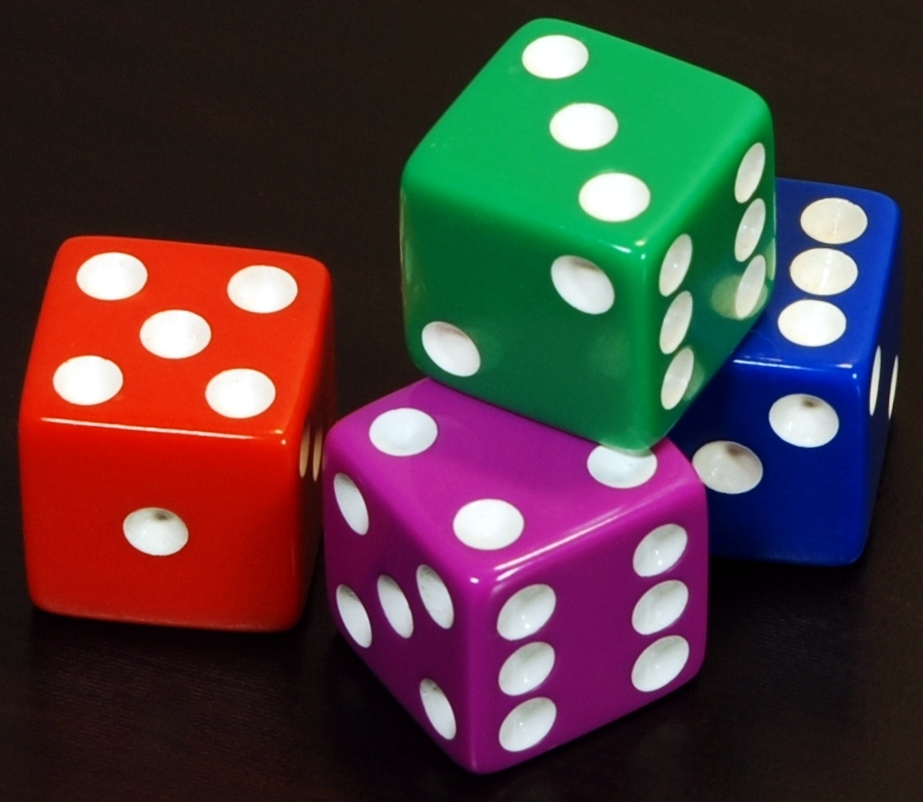
#> input picture notebooks/image.jpg, 923 x 802 px
$ jupyter execute day3_session2.ipynb
#> lines starting #> are read from the running program, lines starting #| are printed output that depends on the picture; after the words box and inside, x2 and y2 are one past the last pixel; in counts of white or black regions, pixels touching at a corner belong together
# Hands-On Shape Detection and Real-World Considerations (Day 3, Second Session)

Welcome to the second session of Day 3. Now that we’ve covered the theory of shape detection, it’s time to put it into practice with a more interactive, hands-on approach. In this notebook, you will work with actual images, adjust parameters, and see how shape detection performs under various conditions. We’ll also discuss practical challenges like lighting and partial occlusion of objects, and how to handle them.

## Objectives

- Apply color masking and contour approximation to detect and - classify multiple shapes in an image.
- Fine-tune HSV color thresholds for different objects (e.g., red, green, blue shapes) and understand how changes affect detection.
- Use cv2.approxPolyDP to identify each shape and label it with both its color and shape (e.g., “Blue Triangle”, “Red Circle”).
- Experiment with the approximation parameter (epsilon) to see its effect on shape detection.
- Explore how real-world issues like lighting variation or occlusion might impact the vision algorithm, and discuss strategies to mitigate these issues.
- Strengthen understanding through guided activities: you will upload or create an image and progressively build a shape detection pipeline.

### Initial Setup: Loading or Creating an Image with Shapes
Reminder (from Day 2): To work with your own images in Google Colab, you can upload files using the file browser on the left sidebar or via code. We’ll provide code to do this. If you don’t have an image readily available, we will generate a sample image with shapes for you.

#### 1. Use Your Own Image (Optional, Recommended)
For the best experience, try to use your own image containing multiple colored shapes. For example, you might draw a blue triangle, a red circle, and a green rectangle on a white paper, then take a photo of it. Ensure the background is as plain and light (white) as possible and the shapes are reasonably large and non-touching for easier detection.

To upload an image in Colab, run the cell below and follow the prompt to choose a file from your computer:

[cell 1]
from google.colab import files
import cv2
uploaded = files.upload()  # This will prompt you to upload an image file
#> the answer given: image.jpg

if uploaded:  # if at least one file is uploaded
    filename = list(uploaded.keys())[0]
    print(f"Uploaded {filename}")
    img = cv2.imread(filename)
#> img is the input picture: shape (802, 923, 3); mean B, G, R 60, 58.2, 77.7

Make sure the uploaded file name matches what you use in cv2.imread. The code above tries to pick the first uploaded file automatically.

#### 2. Or, Generate a Sample Image

If you can’t upload an image, we can create a synthetic example (similar to the one from Session 1) with a blue triangle, red circle, and green rectangle:

[cell 2]
import numpy as np
import cv2

# Generate a sample image with a blue triangle, red circle, and green rectangle on white background
img = np.ones((400, 500, 3), dtype=np.uint8) * 255  # white background

# Draw shapes
cv2.drawContours(img, [np.array([[50,150],[150,150],[100,50]])], -1, (255,0,0), -1)  # blue triangle
cv2.circle(img, (350,200), 60, (0,0,255), -1)  # red circle
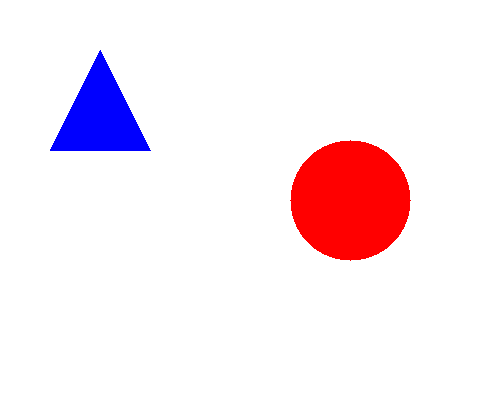
#> img: shape (400, 500, 3); mean B, G, R 240.6, 234, 248.4
cv2.rectangle(img, (50,250), (170,330), (0,255,0), -1)  # green rectangle
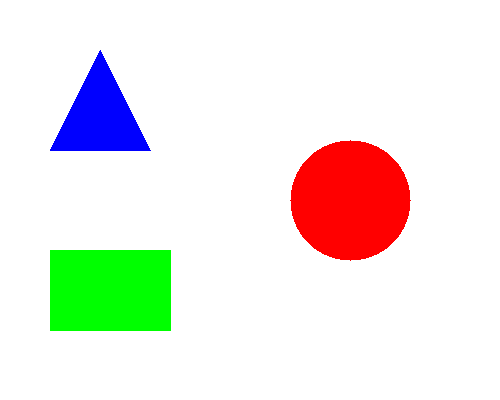
#> img: shape (400, 500, 3); 4.9% of pixels changed, all inside (x1, y1, x2, y2) = (50, 250, 171, 331)

cv2.imwrite('sample_shapes.png', img)
#> Out = True

Now we have an image (img) to work with. Let’s verify by displaying it:

[cell 3]
# Display the image (for Colab use cv2_imshow; for other environments, plt.imshow might be used)
from google.colab.patches import cv2_imshow
cv2_imshow(img)

You should see an image like the one below, containing three colored shapes on a white background:

Sample input image with three colored shapes: a blue triangle (top-left), a red circle (right), and a green rectangle (bottom-left) on a white background.

### Detecting and Classifying Shapes by Color

Our task is to identify each shape and label it with its color and shape name. We will proceed color by color, using what we learned about HSV masks and contour approximation.
Plan:
1. Convert the image to HSV color space (more robust for color filtering).
2. For each target color (blue, red, green), define HSV ranges to create a mask.
3. Find contours in each mask.
4. Approximate each contour and classify the shape by the number of vertices.
5. Draw the contour outline and put text label (e.g., “Blue Triangle”) on the image.
6. Display the results and adjust parameters if needed.
7. Discuss findings and experiment with different conditions.

Let’s go step by step.

#### Convert to HSV

[cell 4]
hsv = cv2.cvtColor(img, cv2.COLOR_BGR2HSV)
#> hsv: shape (400, 500, 3); mean H, S, V 6, 33.5, 255

Now, define color ranges for blue, red, and green. We need to be a bit careful with the red range because red wraps around the 0/180 hue boundary in HSV.

- Blue: Hue ~ 100-130, Saturation and Value high (since our blue is vivid).
- Green: Hue ~ 50-70, Sat and Val high.
- Red: Hue ~ 0-10 or 170-180 (we’ll use two ranges to capture reds). Sat and Val high.

We might need to adjust these if your image’s colors are different (for example, darker shades or different lighting can shift these values). Use these as a starting point:

[cell 5]
# Define HSV ranges
lower_blue = np.array([100, 150, 100])
upper_blue = np.array([130, 255, 255])

lower_green = np.array([50, 150, 100])
upper_green = np.array([70, 255, 255])

# Red is tricky: define two ranges and combine
lower_red1 = np.array([0, 150, 100])
upper_red1 = np.array([10, 255, 255])
lower_red2 = np.array([170, 150, 100])
upper_red2 = np.array([180, 255, 255])

These ranges are tuned for bright, saturated colors. If your image’s colors are more muted or the lighting is dim, you may need to lower the saturation/value thresholds (the second and third numbers in each array). The hue ranges might also need tweaking if the colors appear slightly different (e.g., cyan might need a different blue range, orange would require adjusting the red range, etc.).

Reflection: How would you find the right HSV range for a color not given here? One approach is to use an interactive tool or simply print the HSV values of a few pixels of that color in your image. For example, if you’re not sure about your blue, you could inspect hsv[y,x] for a pixel in the blue object to see its hue, saturation, and value.

#### Create Color Masks
Using the ranges defined, create binary masks for each color:

[cell 6]
mask_blue = cv2.inRange(hsv, lower_blue, upper_blue)
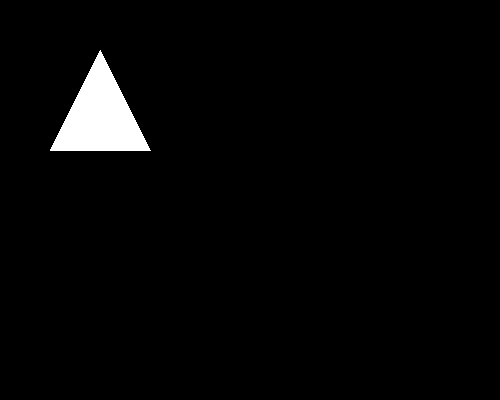
#> mask_blue: shape (400, 500); 2.6% white; 1 white region, box (x1, y1, x2, y2) and area: (50, 50, 151, 151) 5151
mask_green = cv2.inRange(hsv, lower_green, upper_green)
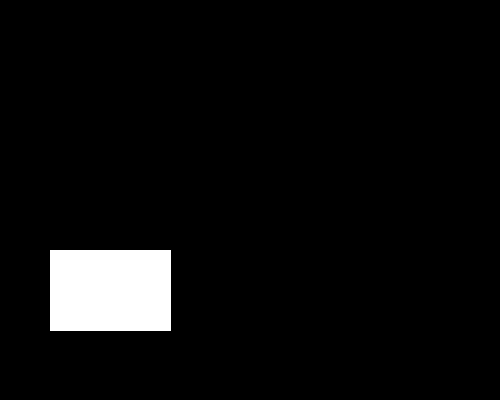
#> mask_green: shape (400, 500); 4.9% white; 1 white region, box (x1, y1, x2, y2) and area: (50, 250, 171, 331) 9801
mask_red1 = cv2.inRange(hsv, lower_red1, upper_red1)
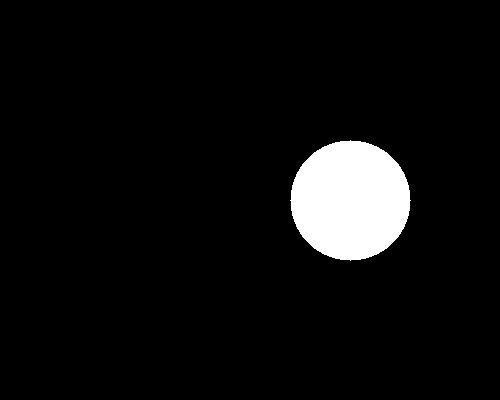
#> mask_red1: shape (400, 500); 5.6% white; 1 white region
mask_red2 = cv2.inRange(hsv, lower_red2, upper_red2)
#> mask_red2: shape (400, 500); every value is 0
mask_red = cv2.bitwise_or(mask_red1, mask_red2)  # combine the two red masks

At this point, mask_blue has white pixels where the image was blue (and black elsewhere), mask_green for green areas, and mask_red for red areas.

Let’s visually check one of the masks to ensure our thresholds are capturing the shape correctly. We’ll look at the blue mask as an example:

[cell 7]
cv2_imshow(mask_blue)

You should see an output image that is mostly black, with a white region where the blue triangle is located. If your blue object is clearly visible in white and everything else is black, the mask is good. If you see missing parts of the triangle or extra white spots elsewhere, you may need to adjust the HSV range. The same goes for the other colors.

(If using your own image and a shape isn’t detected, try broadening the range or smoothing the image to remove noise. Slightly increasing the range of hue or lowering the minimum saturation/value can help if lighting is uneven.)

#### Find Contours for Each Color Mask
Now we’ll find contours on each mask separately. By doing it per color, we also implicitly know the color of the shape for labeling:

[cell 8]
# Find contours on each mask
contours_blue, _ = cv2.findContours(mask_blue, cv2.RETR_EXTERNAL, cv2.CHAIN_APPROX_SIMPLE)
#> contours_blue = 1 contour; box (x1, y1, x2, y2) and area: (50, 50, 151, 151) 5000
contours_red, _ = cv2.findContours(mask_red, cv2.RETR_EXTERNAL, cv2.CHAIN_APPROX_SIMPLE)
#> contours_red = 1 contour; box (x1, y1, x2, y2) and area: (290, 140, 411, 261) 11120
contours_green, _ = cv2.findContours(mask_green, cv2.RETR_EXTERNAL, cv2.CHAIN_APPROX_SIMPLE)
#> contours_green = [[[50, 250], [50, 330], [170, 330], [170, 250]]]

print(f"Found {len(contours_blue)} blue object(s), {len(contours_red)} red object(s), {len(contours_green)} green object(s).")
#| Found 1 blue object(s), 1 red object(s), 1 green object(s).

Ideally, each colored shape in the image corresponds to one contour in the respective list. For our example image, we expect 1 blue, 1 red, 1 green. If you get more contours than expected, it could be due to noise or a shape being detected in multiple pieces (perhaps from an occlusion or a non-solid shape). If you get 0 for a color, the mask might have failed (check the ranges again).

#### Shape Approximation and Labeling
Next, let’s loop through each set of contours, approximate them, determine the shape, and put labels. We will do this on a copy of the original image to annotate it:

[cell 9]
# Copy the original image for drawing results
result_img = img.copy()

# Define a helper function to identify shape name from number of vertices
def get_shape_name(vertices):
    if vertices == 3:
        return "Triangle"
    elif vertices == 4:
        return "Rectangle"
    elif vertices == 5:
        return "Pentagon"
    elif vertices == 6:
        return "Hexagon"
    else:
        return "Circle"

# Process blue contours
for cnt in contours_blue:
    peri = cv2.arcLength(cnt, True)
    approx = cv2.approxPolyDP(cnt, 0.02 * peri, True)
    shape_name = get_shape_name(len(approx))
    # Draw contour outline in black
    cv2.drawContours(result_img, [approx], -1, (0, 0, 0), 3)
    # Find center of contour to place text
    x, y, w, h = cv2.boundingRect(approx)
    cx, cy = x + w//2, y + h//2
    cv2.putText(result_img, f"Blue {shape_name}", (cx - 50, cy), cv2.FONT_HERSHEY_SIMPLEX, 0.7, (255,255,255), 2)
#> this loop made 1 pass
#> (peri, approx, shape_name, x, y, w, h, cx) on pass 1: (341.4, [[100, 50], [50, 150], [150, 150]], 'Triangle', 50, 50, 101, 101, 100)
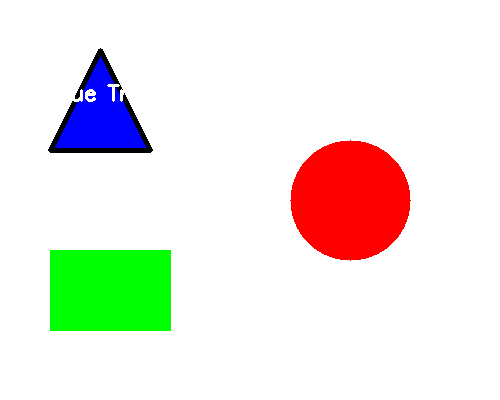
#> result_img: shape (400, 500, 3); 0.88% of pixels changed, all inside (x1, y1, x2, y2) = (48, 48, 153, 153)

# Process red contours
for cnt in contours_red:
    peri = cv2.arcLength(cnt, True)
    approx = cv2.approxPolyDP(cnt, 0.02 * peri, True)
    shape_name = get_shape_name(len(approx))
    cv2.drawContours(result_img, [approx], -1, (0, 0, 0), 3)
    x, y, w, h = cv2.boundingRect(approx)
    cx, cy = x + w//2, y + h//2
    cv2.putText(result_img, f"Red {shape_name}", (cx - 40, cy), cv2.FONT_HERSHEY_SIMPLEX, 0.7, (255,255,255), 2)
#> this loop made 1 pass
#> (peri, shape_name, x, y, w, h, cx, cy) on pass 1: (395.6, 'Circle', 290, 140, 121, 121, 350, 200)
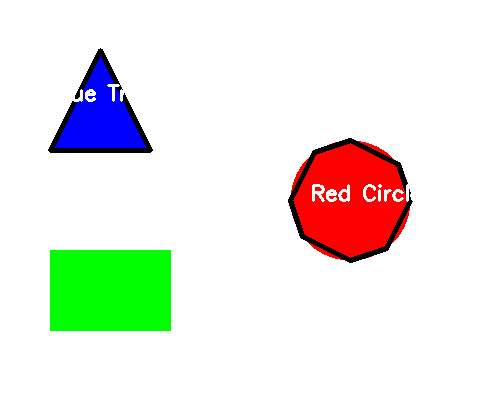
#> result_img: shape (400, 500, 3); 1.25% of pixels changed, all inside (x1, y1, x2, y2) = (288, 138, 413, 263)

# Process green contours
for cnt in contours_green:
    peri = cv2.arcLength(cnt, True)
    approx = cv2.approxPolyDP(cnt, 0.02 * peri, True)
    shape_name = get_shape_name(len(approx))
    cv2.drawContours(result_img, [approx], -1, (0, 0, 0), 3)
    x, y, w, h = cv2.boundingRect(approx)
    cx, cy = x + w//2, y + h//2
    cv2.putText(result_img, f"Green {shape_name}", (cx - 60, cy), cv2.FONT_HERSHEY_SIMPLEX, 0.7, (255,255,255), 2)
#> this loop made 1 pass
#> (peri, approx, shape_name, x, y, w, h, cx) on pass 1: (400, [[50, 250], [50, 330], [170, 330], [170, 250]], 'Rectangle', 50, 250, 121, 81, 110)
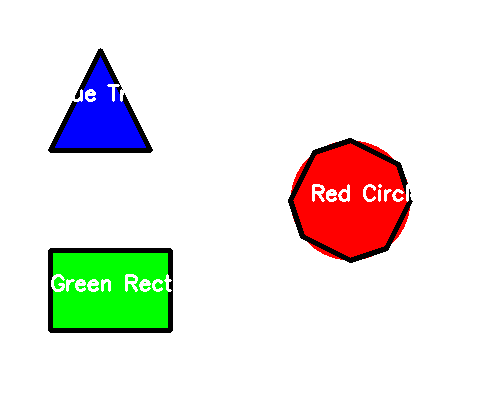
#> result_img: shape (400, 500, 3); 1.4% of pixels changed, all inside (x1, y1, x2, y2) = (48, 248, 173, 333)

# Show the final labeled image
cv2_imshow(result_img)

Let’s break down what we did in each loop:
- We calculated the perimeter (arcLength) of the contour.
- We approximated the contour with 2% of that perimeter as the tolerance. (Feel free to adjust 0.02 to a different value and see how it affects the result!)
- We determined the shape name using our helper function get_shape_name based on the number of vertices in the approximated contour.
- We drew the approximated contour on the result image (in black for contrast).
- We computed a simple bounding box around the contour to find a roughly central point for the text label.
- We wrote the text like “Blue Triangle” on the image at that location. We used a white text with a black outline (by drawing with a thicker black first, or simply setting a thicker line which appears as an outline) to ensure it’s visible on the colored shape.

After running the above, you should see the image displayed with each shape outlined and labeled with its color and shape. For our sample image, it should correctly label the blue triangle, red circle, and green rectangle.

Checkpoint: If something looks wrong (for example, a shape is labeled incorrectly or not detected):
- Check the mask for that color. Display it to see if the shape was fully captured.
- Print len(approx) for the problematic contour to see how many vertices it found, and compare that to what you expect. If your circle was approximated with only 4 points, it might label it “Rectangle”! To fix this, you could decrease epsilon (for finer approximation) so the circle gets more points, or implement a special case for circles (like measuring aspect ratio or solidity).
- Ensure that the text placement (cx, cy) is reasonable. If the label is off to the side, you might adjust the offset (the subtraction in (cx - 50, cy) etc.) or use contour moments to find the true centroid for more accuracy.

Try It: Modify the epsilon factor (0.02 in the code). For instance, try 0.01 or 0.05 for one of the color loops and re-run that part. See how the number of vertices and the shape label might change. This is a good way to illustrate to yourself the effect of approximation tolerance.

Example Outcome
If everything worked, you might get an output like this (for the sample image):
- Blue Triangle – the program finds 3 vertices, labels it “Triangle”.
- Red Circle – the program might approximate the circle with, say, 8 vertices (octagon) and label it “Circle”.
- Green Rectangle – the program finds 4 vertices, labels it “Rectangle”.

Your final image would then have each shape outlined and annotated. In our example earlier, the triangle and rectangle were perfectly detected, and the circle, while drawn with an octagonal outline, was still recognized as a circle due to having more than 6 vertices.

#### Real-World Considerations: Lighting and Occlusion
Our examples assume a clear white background, distinct colors, and fully visible shapes. Real life is often not so kind. Two big challenges are lighting and occlusion:
- Lighting Variations: If the lighting is poor or uneven, the same color might appear differently in different parts of the image. For example, part of a “green” object might look darker and fall outside our HSV range. In such cases, our mask might only capture part of the object, or introduce noise by picking up shadows. One way to handle this is to adjust the HSV range (widen it to include darker shades of the color) or preprocess the image (e.g., apply histogram equalization or some color normalization). Another approach is to use morphological operations (erode/dilate) on the mask to fill small gaps caused by lighting differences.
- Occlusion: If one shape overlaps or covers part of another, the contour of the bottom shape will be broken into pieces. For example, imagine the corner of a book covering part of a circular sticker – the circle’s contour is no longer full; findContours might detect two separate arcs instead of one continuous loop. In our shape sorter scenario, if shapes overlap even slightly, detection can fail or misidentify them (e.g., two touching circles might be seen as one weird shape). To mitigate occlusion issues, we try to design the scene so objects are well separated. If occlusion is possible, a more advanced strategy might involve recognizing partial shapes or using multiple images (from different angles) to see the whole object.

Try an Experiment (Optional): If you have time and the ability to adjust your image or create a new one, do the following:
- Add some lighting variation: e.g., take the photo with part of the scene in shadow, or artificially darken part of the image array (in code) to simulate a shadow. See how it affects the masks. Does the shape still get detected as one contour, or does it break? You might observe that the mask now has a hole or a missing piece, causing multiple contours. You could then attempt to fix it by adjusting the thresholds.
- Simulate occlusion: In code, you could draw a white rectangle (background-colored) across part of a shape to simulate something covering it:

[cell 10]
occluded_img = img.copy()
cv2.rectangle(occluded_img, (90, 120), (130, 170), (255, 255, 255), -1)  # cover part of blue triangle with a white patch
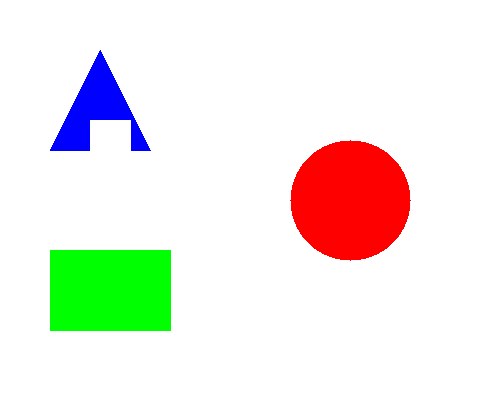
#> occluded_img: shape (400, 500, 3); 0.64% of pixels changed, all inside (x1, y1, x2, y2) = (90, 120, 131, 151)
cv2_imshow(occluded_img)
